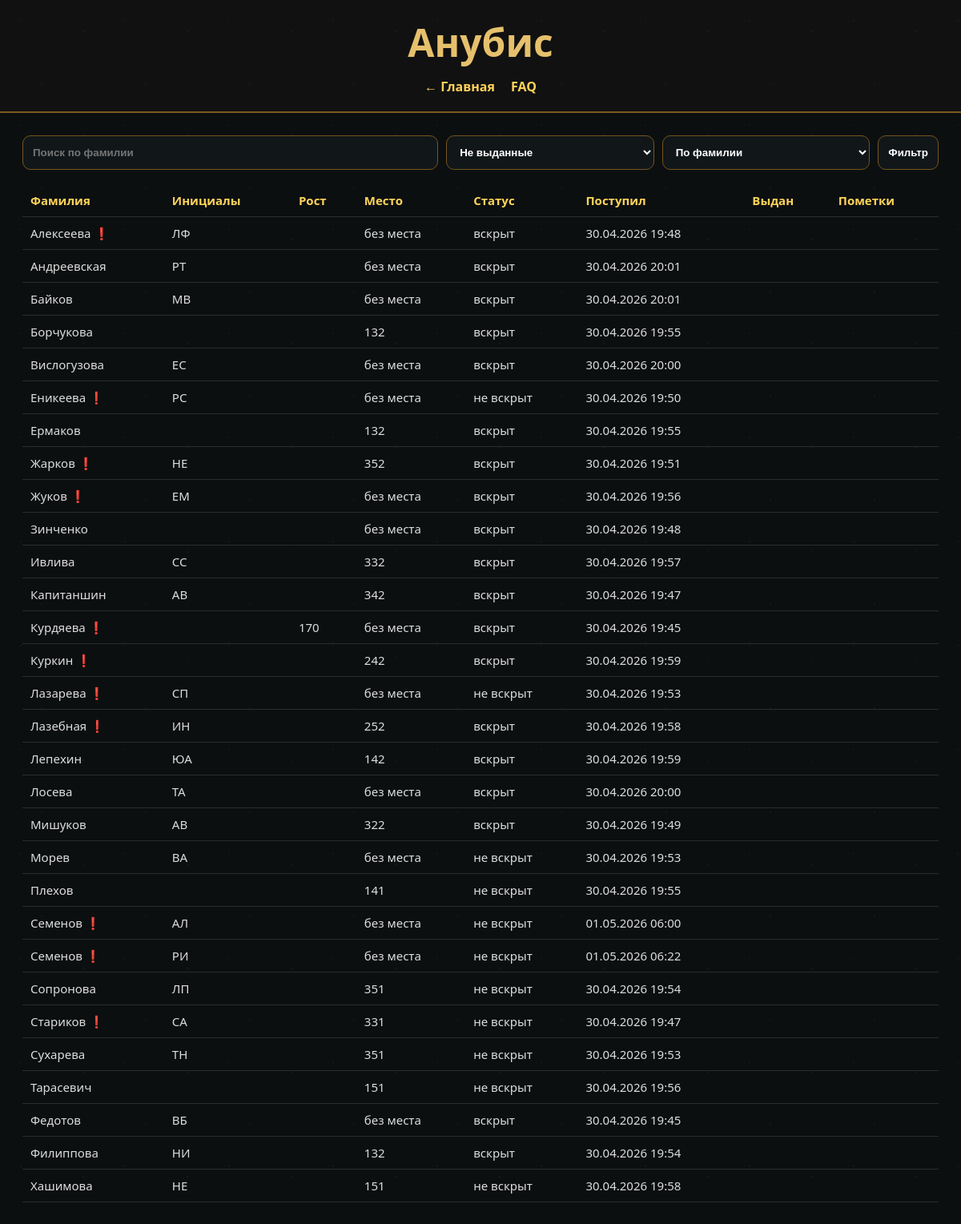
/table, run on an earlier commit of the app's database.
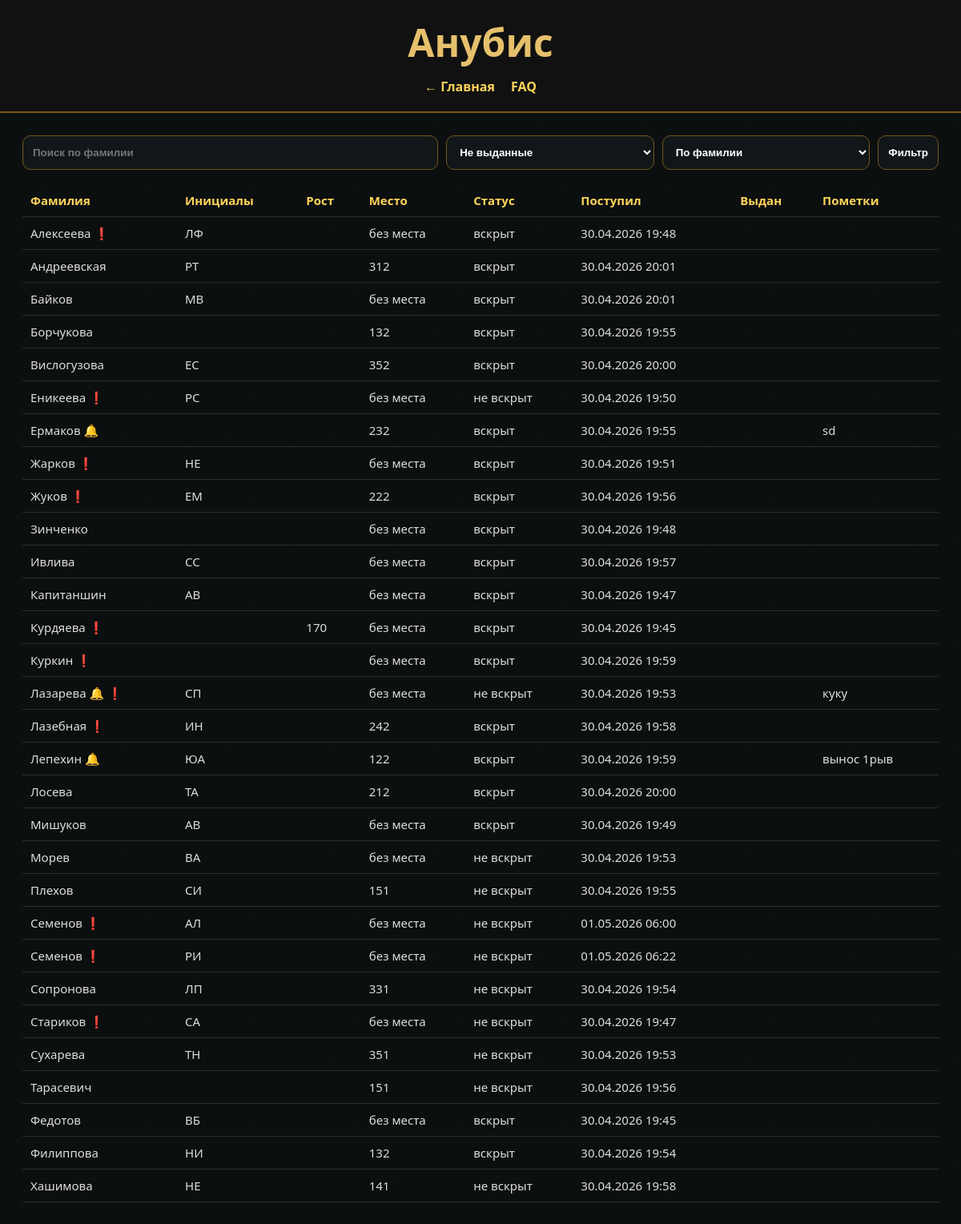
And on a later commit of the database.
### models.py (models this page shows)
class Body(Base):
    __tablename__ = "bodies"
    id = Column(Integer, primary_key=True, index=True)
    surname = Column(String, nullable=False)
    initials = Column(String, default="")
    height = Column(Integer, default=0)
    fridge = Column(Integer, default=0)
    shelf = Column(Integer, default=0)
    autopsy = Column(Integer, default=1)
    comment = Column(Text, default="")
    arrived_at = Column(DateTime, default=datetime.now)
    issued_at = Column(DateTime, nullable=True)
    flag_marshmallow = Column(Integer, default=0)
    flag_blue_face = Column(Integer, default=0)
    flag_crooked_leg = Column(Integer, default=0)
    flag_vegetation = Column(Integer, default=0)
    flag_defects = Column(Integer, default=0)
    issue_planned_at = Column(DateTime, nullable=True)
    issue_clothes = Column(Integer, default=0)
    issue_shave_clean = Column(Integer, default=0)
    issue_beautify = Column(Integer, default=0)
    issue_beard = Column(Integer, default=0)  # совместимость со старыми версиями
    issue_mustache = Column(Integer, default=0)
    issue_funeral = Column(Integer, default=0)
    issue_note = Column(Text, default="")
    issue_reject = Column(Integer, default=0)

### routes/pages.py (the view)
@router.get("/table", response_class=HTMLResponse)
def table(request: Request, q: str = "", status: str = "active", sort: str = "surname"):
    db = SessionLocal()
    try:
        query = db.query(Body)
        if status == "active":
            query = query.filter(Body.issued_at.is_(None))
        elif status == "issued":
            query = query.filter(Body.issued_at.is_not(None))
        if q.strip():
            like = f"%{q.strip()}%"
            query = query.filter(Body.surname.ilike(like))
        if sort == "arrived":
            query = query.order_by(Body.arrived_at.desc(), Body.surname.asc())
        elif sort == "issued":
            query = query.order_by(Body.issued_at.desc(), Body.surname.asc())
        elif sort == "place":
            query = query.order_by(Body.fridge.asc(), Body.shelf.asc(), Body.surname.asc())
        else:
            query = query.order_by(Body.surname.asc(), Body.initials.asc())
        bodies = enrich_bodies(query.all())
        return request.app.state.templates.TemplateResponse(
            request=request,
            name="table.html",
            context={
                "bodies": bodies,
                "q": q,
                "status": status,
                "sort": sort
            }
        )
    finally:
        db.close()

### templates/table.html (shortened to what this page needs)
<!DOCTYPE html>
<html lang="ru">
<head>
<link rel="stylesheet" href="/static/style.css">
</head>
<body class="table-page">
<header class="table-header">
    <h1>Анубис</h1>
    <a href="/" class="table-link">← Главная</a>
    <a href="/faq" class="table-link">FAQ</a>
</header>
<section class="table-panel">
<form method="get" action="/table" class="filters">
    <input name="q" value="{{ q }}" placeholder="Поиск по фамилии">
    <select name="status">
        <option value="active" {% if status=="active" %}selected{% endif %}>Не выданные</option>
    </select>
    <select name="sort">
        <option value="surname" {% if sort=="surname" %}selected{% endif %}>По фамилии</option>
    </select>
    <button type="submit">Фильтр</button>
</form>
<table class="bodies-table">
<thead>
<tr>
    <th>Фамилия</th>
    <th>Инициалы</th>
    <th>Рост</th>
    <th>Место</th>
    <th>Статус</th>
    <th>Поступил</th>
    <th>Выдан</th>
    <th>Пометки</th>
</tr>
</thead>
<tbody>
{% for b in bodies %}
<tr>
    <td>
        {{ b.surname }}
        {% if b.has_comment %}🔔{% endif %}
        {% if b.is_duplicate_surname %}❗{% endif %}
    </td>
    <td>{{ b.initials }}</td>
    <td>{% if b.height %}{{ b.height }}{% endif %}</td>
    <td>
        {% if b.issued_at %}
            выдан
        {% elif b.fridge == 0 or b.shelf == 0 %}
            без места
        {% else %}
            {{ b.fridge }}{{ b.shelf }}{{ b.autopsy }}
        {% endif %}
    </td>
    <td>{% if b.autopsy == 2 %}вскрыт{% else %}не вскрыт{% endif %}</td>
    <td>{{ b.arrived_at|dt }}</td>
    <td>{{ b.issued_at|dt }}</td>
    <td>{{ b.comment }}</td>
</tr>
{% endfor %}
</tbody>
</table>
</section>
</body>
</html>

### static/css/base.css (style rules this page uses)
* { margin:0; padding:0; box-sizing:border-box; }
html, body { height:100%; background:#050607; color:#ddd; font-family:Segoe UI,Arial,sans-serif; }
body { position:relative; }
body:before { content:""; position:fixed; inset:0; pointer-events:none; opacity:.06; background-image: radial-gradient(circle at 20% 20%,#cfa95d 1px,transparent 1px), radial-gradient(circle at 80% 30%,#cfa95d 1px,transparent 1px), radial-gradient(circle at 40% 80%,#cfa95d 1px,transparent 1px); background-size:130px 130px; z-index:0; }

### static/css/table.css (style rules this page uses)
.table-page { background:#0c0f10; overflow:auto; }
.table-header { padding:20px; text-align:center; border-bottom:2px solid #7b5a1e; background:#111; }
.table-header h1 { font-size:48px; color:#e6c06c; margin-bottom:12px; }
.table-link { display:inline-block; margin:0 8px; color:#ffd45a; text-decoration:none; font-weight:800; }
.table-panel { max-width:1400px; margin:auto; padding:28px; }
.filters { display:grid; grid-template-columns:2fr 1fr 1fr auto; gap:10px; margin-bottom:18px; }
.filters input, .filters select, .filters button { padding:12px; border-radius:10px; border:1px solid #76551d; background:#111719; color:white; font-weight:700; }
.bodies-table { width:100%; border-collapse:collapse; font-size:15px; }
.bodies-table th, .bodies-table td { padding:10px; border-bottom:1px solid rgba(255,255,255,.12); text-align:left; }
.bodies-table th { color:#ffd45a; }

What changed in the data, as far as the page shows it:
changed Body "Андреевская": fridge (not shown) → "3"; shelf (not shown) → "1"; autopsy (not shown) → "2"; no longer shows "без места"
changed Body "Вислогузова": fridge (not shown) → "3"; shelf (not shown) → "5"; autopsy (not shown) → "2"; no longer shows "без места"
changed Body "Ермаков": fridge "1" → "2"; comment (not shown) → "sd"
changed Body "Жарков": fridge "3" → (not shown); shelf "5" → (not shown); autopsy "2" → (not shown); now shows "без места"
changed Body "Жуков": fridge (not shown) → "2"; shelf (not shown) → "2"; autopsy (not shown) → "2"; no longer shows "без места"
changed Body "Ивлива": fridge "3" → (not shown); shelf "3" → (not shown); autopsy "2" → (not shown); now shows "без места"
changed Body "Капитаншин": fridge "3" → (not shown); shelf "4" → (not shown); autopsy "2" → (not shown); now shows "без места"
changed Body "Куркин": fridge "2" → (not shown); shelf "4" → (not shown); autopsy "2" → (not shown); now shows "без места"
changed Body "Лазарева": comment (not shown) → "куку"
changed Body "Лазебная": shelf "5" → "4"
changed Body "Лепехин": shelf "4" → "2"; comment (not shown) → "вынос 1рыв"
changed Body "Лосева": fridge (not shown) → "2"; shelf (not shown) → "1"; autopsy (not shown) → "2"; no longer shows "без места"
changed Body "Мишуков": fridge "3" → (not shown); shelf "2" → (not shown); autopsy "2" → (not shown); now shows "без места"
changed Body "Плехов": initials (not shown) → "СИ"; shelf "4" → "5"
changed Body "Сопронова": shelf "5" → "3"
changed Body "Стариков": fridge "3" → (not shown); shelf "3" → (not shown); autopsy "1" → (not shown); now shows "без места"
changed Body "Хашимова": shelf "5" → "4"
